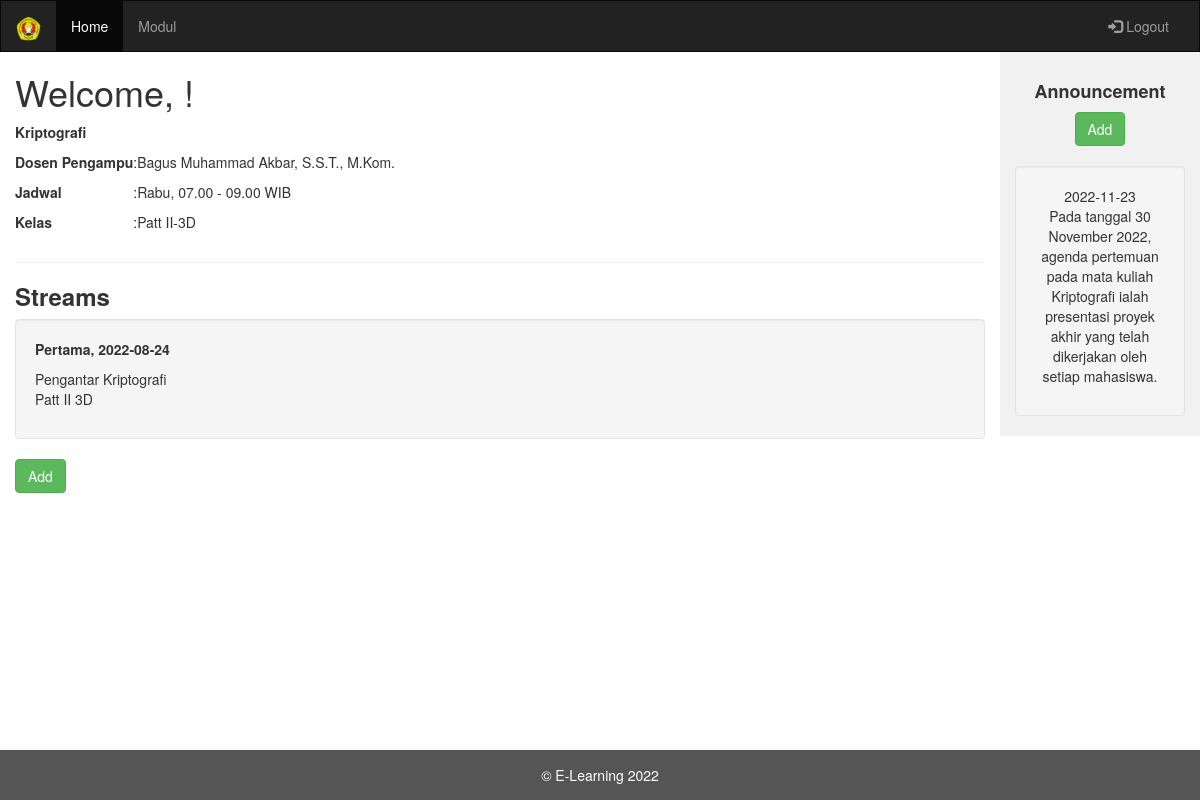
The page /index_admin.php on the database its author committed.
### tables this page shows
CREATE TABLE `jadwal` (
  `id_jadwal` int(11) NOT NULL,
  `pertemuan` varchar(10) NOT NULL,
  `topik` text NOT NULL,
  `tanggal` date NOT NULL,
  `tempat` varchar(50) NOT NULL
);

CREATE TABLE `information` (
  `date` date NOT NULL,
  `notes` text NOT NULL
);

### vigenere.php (called while the page is built, shortened)
<?php
function decrypt($pswd, $text)
{
    $pswd = strtolower($pswd);
    $ki = 0;
    $kl = strlen($pswd);
    $length = strlen($text);
    for ($i = 0; $i < $length; $i++) {
        if (ctype_alpha($text[$i])) {
            if (ctype_upper($text[$i])) {
                $x = (ord($text[$i]) - ord("A")) - (ord($pswd[$ki]) - ord("a"));
                if ($x < 0) {
                    $x += 26;
                }
                $x = $x + ord("A");
                $text[$i] = chr($x);
            }
            else {
                $x = (ord($text[$i]) - ord("a")) - (ord($pswd[$ki]) - ord("a"));
                if ($x < 0) {
                    $x += 26;
                }
                $x = $x + ord("a");
                $text[$i] = chr($x);
            }
            $ki++;
            if ($ki >= $kl) {
                $ki = 0;
            }
        }
    }
    return $text;
}
?>

### index_admin.php (the view, shortened to what this page needs)
<!DOCTYPE html>
<html lang="en">
<head>
  <link rel="stylesheet" href="https://maxcdn.bootstrapcdn.com/bootstrap/3.4.1/css/bootstrap.min.css">
</head>
<body>
  <nav class="navbar navbar-inverse">
    <div class="container-fluid">
      <div class="navbar-header">
        <a class="navbar-brand" href="#"><img src="logo_upn.png" style="width: 25px;"></a>
      </div>
      <div class="collapse navbar-collapse" id="myNavbar">
        <ul class="nav navbar-nav">
          <li class="active"><a href="#">Home</a></li>
          <li><a href="show_modul.php">Modul</a></li>
        </ul>
        <ul class="nav navbar-nav navbar-right">
          <li><a href="logout.php"><span class="glyphicon glyphicon-log-in"></span> Logout</a></li>
        </ul>
      </div>
    </div>
  </nav>
  <div class="container-fluid text-center">
    <div class="row">
      <div class="col-sm-10 text-left">
        <h1>Welcome,
          <?php echo $_SESSION['username'] ?>!
        </h1>
        <p style="font-weight: bold;">Kriptografi</p>
        <table>
          <tr>
            <td><p><strong>Dosen Pengampu</strong></td>
            <td><p>:</p></td>
            <td><p>Bagus Muhammad Akbar, S.S.T., M.Kom.</p></td>
          </tr>
          <tr>
            <td><p><strong>Jadwal</strong></td>
            <td><p> : </p></td>
            <td><p>Rabu, 07.00 - 09.00 WIB</p></td>
          </tr>
          <tr>
            <td><p><strong>Kelas</strong></td>
            <td><p> : </p></td>
            <td><p>Patt II-3D</p></td>
          </tr>
        </table>
        <hr>
        <h3 style="font-weight: bold;">Streams</h3>
        <?php
        include "koneksi.php";
        include "vigenere.php";
        $query = mysqli_query($conn, "SELECT * FROM jadwal");
        while ($data = mysqli_fetch_array($query)) {
        ?>
        <div class="well">
          <p style="font-weight: bold;"><?php echo $data['pertemuan']; ?>, <?php echo $data['tanggal']; ?></p>
          <?php echo $data['topik']; ?>
          <br>
          <p>
            <?php echo decrypt('novia', base64_decode($data['tempat'])); ?>
          </p>
        </div>
        <?php
        }
        ?>
        <div class="clearfix">
          <a href="add_streams.php" class="btn btn-success" style="margin-bottom: 20px">Add</a>
        </div>
      </div>
      <div class="col-sm-2 sidenav">
        <h4 style="font-weight: bold;">Announcement</h4>
        <div class="clearfix">
          <a href="add_information.php" class="btn btn-success" style="margin-bottom: 20px">Add</a>
        </div>
        <?php
        include "koneksi.php";
        $query = mysqli_query($conn, "SELECT * FROM information");
        while ($data = mysqli_fetch_array($query)) {
        ?>
        <div class="well">
          <?php echo $data['date']; ?>
          <br>
          <p>
            <?php echo str_rot13(base64_decode($data['notes'])); ?>
          </p>
        </div>
        <?php } ?>
      </div>
    </div>
  </div>
  <footer class="container-fluid text-center" style="position: fixed; bottom: 0; width: 100%; height: 50px;">
    <p>&#169; E-Learning 2022</p>
  </footer>
</body>
</html>

### index_admin.php (style rules this page uses)
.navbar { margin-bottom: 0; border-radius: 0; }
.sidenav { padding-top: 20px; background-color: #f1f1f1; height: 100%; }
footer { background-color: #555; color: white; padding: 15px; }

### rows shown on the page
jadwal: pertemuan "Pertama", tanggal "2022-08-24", topik "Pengantar Kriptografi", tempat "Patt II 3D"
information: date "2022-11-23", notes "Pada tanggal 30 November 2022, agenda pertemuan pada mata kuliah Kriptografi ialah presentasi proyek akhir yang telah dikerjakan oleh setiap mahasiswa."
